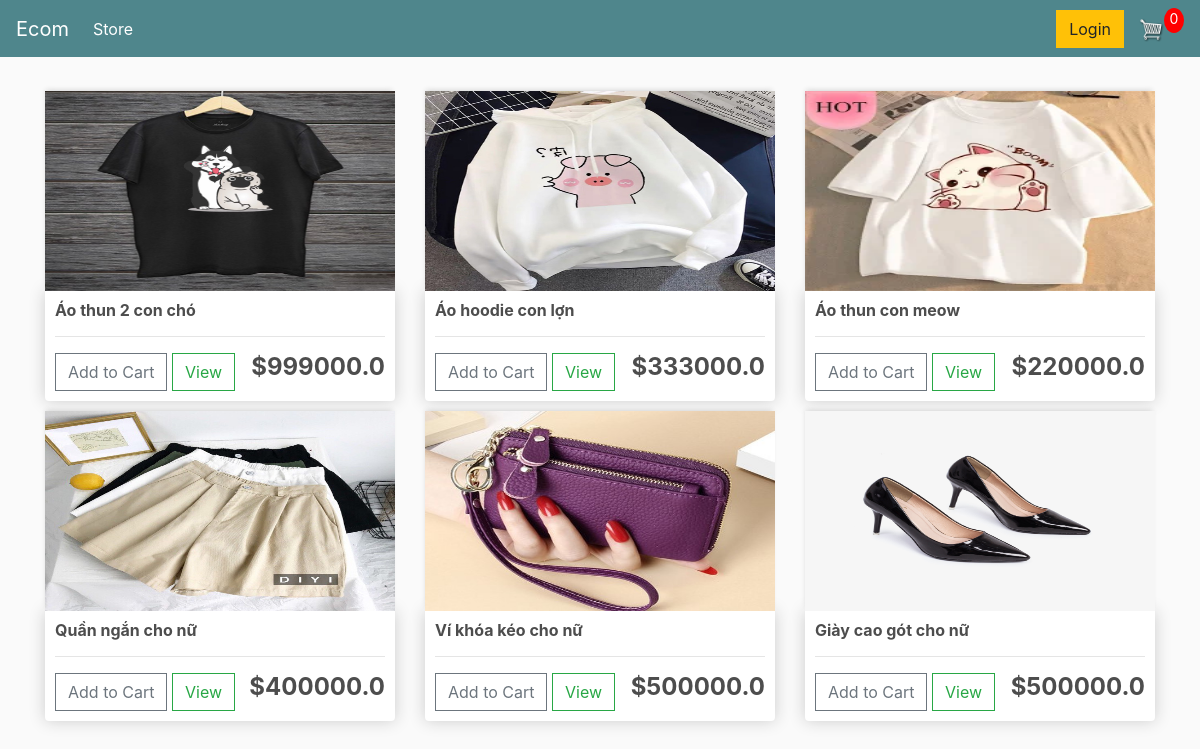
The page / on the database its author committed.
### store/models.py (models this page shows, shortened)
class Product(models.Model):
    name = models.CharField(max_length=200)
    price = models.FloatField()
    female_clothes = models.BooleanField(default=False, null=True, blank=True)
    image = models.ImageField(null=True, blank=True)
    @property
    def imageURL(self):
        try:
            url = self.image.url
        except:
            url = ''
        return url

### store/views.py (the view)
# urls.py: path('', include('store.urls')),
def store(request):
    data = cartData(request)
    cartItems = data['cartItems']
    products = Product.objects.all()
    context = {'products': products, 'cartItems': cartItems}
    return render(request, 'store/store.html', context)

### store/utils.py (called while the page is built, shortened)
def cookieCart(request):
    try:
        cart = json.loads(request.COOKIES['cart'])
    except:
        cart = {}
        print('CART:', cart)
    items = []
    order = {'get_cart_total': 0, 'get_cart_items': 0, 'shipping': False}
    cartItems = order['get_cart_items']
    return {'cartItems': cartItems, 'order': order, 'items': items}

def cartData(request):
    if request.user.is_authenticated:
        customer = request.user.customer
        order, created = Order.objects.get_or_create(
            customer=customer, complete=False)
        items = order.orderitem_set.all()
        cartItems = order.get_cart_items
    else:
        cookieData = cookieCart(request)
        cartItems = cookieData['cartItems']
        order = cookieData['order']
        items = cookieData['items']
    return {'cartItems': cartItems, 'order': order, 'items': items}

### store/templates/store/store.html
{% extends 'store/main.html' %} {% load static %} {% block content %}
<div class="row">
  {% for product in products %}
  <div class="col-lg-4">
    <img class="thumbnail" src="{{product.imageURL}}" />
    <div class="box-element product">
      <h6><strong>{{product.name}}</strong></h6>
      <hr />
      <button
        data-product="{{product.id}}"
        data-action="add"
        class="btn btn-outline-secondary add-btn update-cart"
      >
        Add to Cart
      </button>
      <a class="btn btn-outline-success" href="#">View</a>
      <h4 style="display: inline-block; float: right">
        <strong>${{product.price}}</strong>
      </h4>
    </div>
  </div>
  {% endfor %}
</div>
{% endblock content %}

### store/templates/store/main.html (shortened to what this page needs)
<!DOCTYPE html>
{% load static %}
<html>
  <head>
    <link
      rel="stylesheet"
      href="https://stackpath.bootstrapcdn.com/bootstrap/4.4.1/css/bootstrap.min.css"
    />
    <link rel="stylesheet" type="text/css" href="{% static 'css/main.css' %}" />
  </head>
  <body>
    <nav class="navbar navbar-expand-lg navbar-dark bg-dark">
      <a class="navbar-brand" href="{% url 'store' %}">Ecom</a>
      <div class="collapse navbar-collapse" id="navbarSupportedContent">
        <ul class="navbar-nav mr-auto">
          <li class="nav-item active">
            <a class="nav-link" href="{% url 'store' %}"
              >Store <span class="sr-only">(current)</span></a
            >
          </li>
        </ul>
        <div class="form-inline my-2 my-lg-0">
          <a href="#" class="btn btn-warning">Login</a>
          <a href="{% url 'cart' %}">
            <img id="cart-icon" src="{% static 'images/cart.png' %}" />
          </a>
          <p id="cart-total">{{cartItems}}</p>
        </div>
      </div>
    </nav>
    <div class="container">
      <br />
      {% block content %} {% endblock content %}
    </div>
  </body>
</html>

### static/css/main.css (style rules this page uses)
body { background-color: hsl(0, 0%, 98%); }
h1, h2, h3, h4, h5, h6 { color: hsl(0, 0%, 30%); }
.box-element { box-shadow: hsl(0, 0%, 80%) 0 0 16px; background-color: #fff; border-radius: 4px; padding: 10px; }
.thumbnail { width: 100%; height: 200px; -webkit-box-shadow: -1px -3px 5px -2px rgba(214, 214, 214, 1); -moz-box-shadow: -1px -3px 5px -2px rgba(214, 214, 214, 1); box-shadow: -1px -3px 5px -2px rgba(214, 214, 214, 1); }
.product { border-radius: 0 0 4px 4px; }
.bg-dark { background-color: #4f868c !important; }
#cart-icon { width: 25px; display: inline-block; margin-left: 15px; }
#cart-total { display: block; text-align: center; color: #fff; background-color: red; width: 20px; height: 25px; border-radius: 50%; font-size: 14px; }
.col-lg-4, .col-lg-6, .col-lg-8, .col-lg-12 { margin-top: 10px; }
.btn { border-radius: 0; }

### rows shown on the page
Product: imageURL (picture), name "Áo thun 2 con chó", price "999000.0"
Product: imageURL (picture), name "Áo hoodie con lợn", price "333000.0"
Product: imageURL (picture), name "Áo thun con meow", price "220000.0"
Product: imageURL (picture), name "Quần ngắn cho nữ", price "400000.0"
Product: imageURL (picture), name "Ví khóa kéo cho nữ", price "500000.0"
Product: imageURL (picture), name "Giày cao gót cho nữ", price "500000.0"

### other values the page prints
{{ cartItems }} "0"
